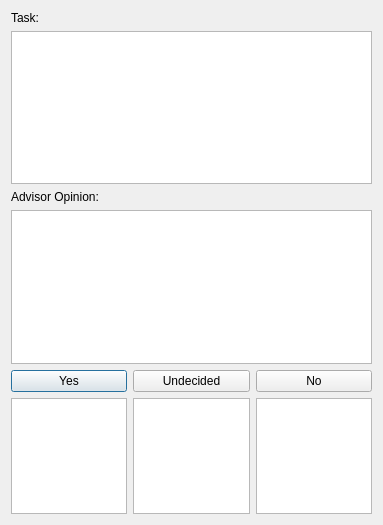
<?xml version="1.0" encoding="UTF-8"?>
<ui version="4.0">
 <class>Dialog</class>
 <widget class="QDialog" name="Dialog">
  <property name="geometry">
   <rect>
    <x>0</x>
    <y>0</y>
    <width>383</width>
    <height>525</height>
   </rect>
  </property>
  <property name="windowTitle">
   <string>Dialog</string>
  </property>
  <layout class="QVBoxLayout" name="verticalLayout_2">
   <item>
    <layout class="QVBoxLayout" name="verticalLayout">
     <item>
      <widget class="QLabel" name="label_3">
       <property name="text">
        <string>Task:</string>
       </property>
      </widget>
     </item>
     <item>
      <widget class="QTextEdit" name="taskingText">
       <property name="readOnly">
        <bool>true</bool>
       </property>
       <property name="html">
        <string>&lt;!DOCTYPE HTML PUBLIC &quot;-//W3C//DTD HTML 4.0//EN&quot; &quot;http://www.w3.org/TR/REC-html40/strict.dtd&quot;&gt;
&lt;html&gt;&lt;head&gt;&lt;meta name=&quot;qrichtext&quot; content=&quot;1&quot; /&gt;&lt;style type=&quot;text/css&quot;&gt;
p, li { white-space: pre-wrap; }
&lt;/style&gt;&lt;/head&gt;&lt;body style=&quot; font-family:'Lucida Grande'; font-size:13pt; font-weight:400; font-style:normal;&quot;&gt;
&lt;p style=&quot;-qt-paragraph-type:empty; margin-top:0px; margin-bottom:0px; margin-left:0px; margin-right:0px; -qt-block-indent:0; text-indent:0px;&quot;&gt;&lt;/p&gt;&lt;/body&gt;&lt;/html&gt;</string>
       </property>
       <property name="acceptRichText">
        <bool>false</bool>
       </property>
      </widget>
     </item>
     <item>
      <widget class="QLabel" name="label">
       <property name="text">
        <string>Advisor Opinion:</string>
       </property>
      </widget>
     </item>
     <item>
      <widget class="QTextEdit" name="opinionText">
       <property name="readOnly">
        <bool>true</bool>
       </property>
      </widget>
     </item>
    </layout>
   </item>
   <item>
    <layout class="QHBoxLayout" name="horizontalLayout">
     <item>
      <widget class="QPushButton" name="yesButton">
       <property name="text">
        <string>Yes</string>
       </property>
      </widget>
     </item>
     <item>
      <widget class="QPushButton" name="undecButton">
       <property name="text">
        <string>Undecided</string>
       </property>
      </widget>
     </item>
     <item>
      <widget class="QPushButton" name="noButton">
       <property name="text">
        <string>No</string>
       </property>
      </widget>
     </item>
    </layout>
   </item>
   <item>
    <layout class="QHBoxLayout" name="horizontalLayout_3">
     <item>
      <widget class="QListWidget" name="yesList"/>
     </item>
     <item>
      <widget class="QListWidget" name="undecList"/>
     </item>
     <item>
      <widget class="QListWidget" name="noList"/>
     </item>
    </layout>
   </item>
  </layout>
 </widget>
 <resources/>
 <connections>
  <connection>
   <sender>yesButton</sender>
   <signal>clicked()</signal>
   <receiver>Dialog</receiver>
   <slot>accept()</slot>
   <hints>
    <hint type="sourcelabel">
     <x>98</x>
     <y>237</y>
    </hint>
    <hint type="destinationlabel">
     <x>249</x>
     <y>222</y>
    </hint>
   </hints>
  </connection>
  <connection>
   <sender>undecButton</sender>
   <signal>clicked()</signal>
   <receiver>Dialog</receiver>
   <slot>reject()</slot>
   <hints>
    <hint type="sourcelabel">
     <x>249</x>
     <y>237</y>
    </hint>
    <hint type="destinationlabel">
     <x>249</x>
     <y>222</y>
    </hint>
   </hints>
  </connection>
  <connection>
   <sender>noButton</sender>
   <signal>clicked()</signal>
   <receiver>Dialog</receiver>
   <slot>accept()</slot>
   <hints>
    <hint type="sourcelabel">
     <x>400</x>
     <y>237</y>
    </hint>
    <hint type="destinationlabel">
     <x>249</x>
     <y>222</y>
    </hint>
   </hints>
  </connection>
 </connections>
</ui>
